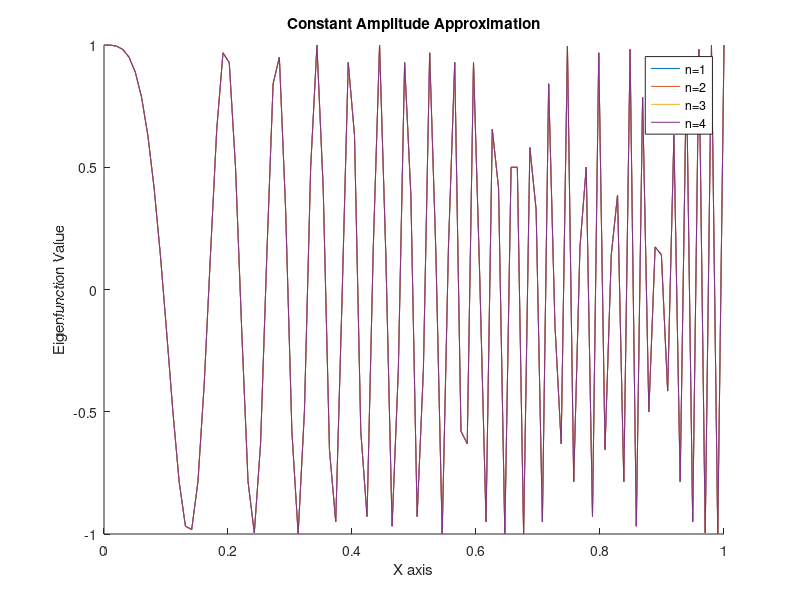
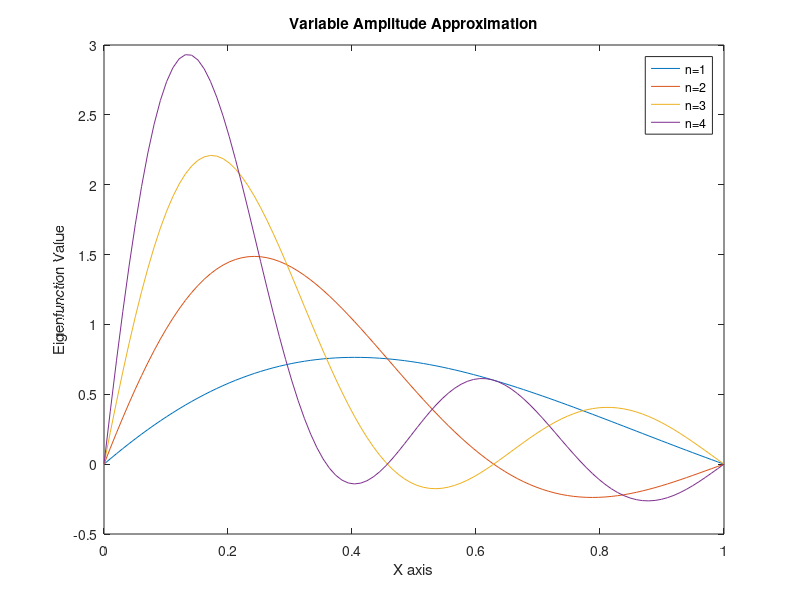

These charts were generated, in order, by the following MATLAB code:
clc,clear

n=[1,2,3,4];
x=linspace(0,1,100);
k=1;
i=1;
j=1;
phi=zeros(length(n),length(x));
phi2=zeros(length(n),length(x));


while i<=length(n)
    
    while j<=length(x)
        
        while k<=j
            
            lam=(j*pi)^2/2;
            phi(i,j)=sum(cos(x(j)*sqrt(lam/2)));
            k=k+1;
            
        end
        
        phi2(i,j)=sum((1+x(j)).^(-3/4).*sin(n(1:i).*pi/(2*sqrt(2)-2).*(2/sqrt(1/(x(j)+1))-2)));
        k=1;
        j=j+1;
        
    end
    
    j=1;
    i=i+1;
    
end
hold on
plot(x,phi)
legend('n=1','n=2','n=3','n=4','Location','best')
xlabel('X axis')
ylabel('Eigenfunction Value')
title('Constant Amplitude Approximation')
hold off
hold on
figure
plot(x,phi2)
legend('n=1','n=2','n=3','n=4','Location','best')
xlabel('X axis')
ylabel('Eigenfunction Value')
title('Variable Amplitude Approximation')
hold off